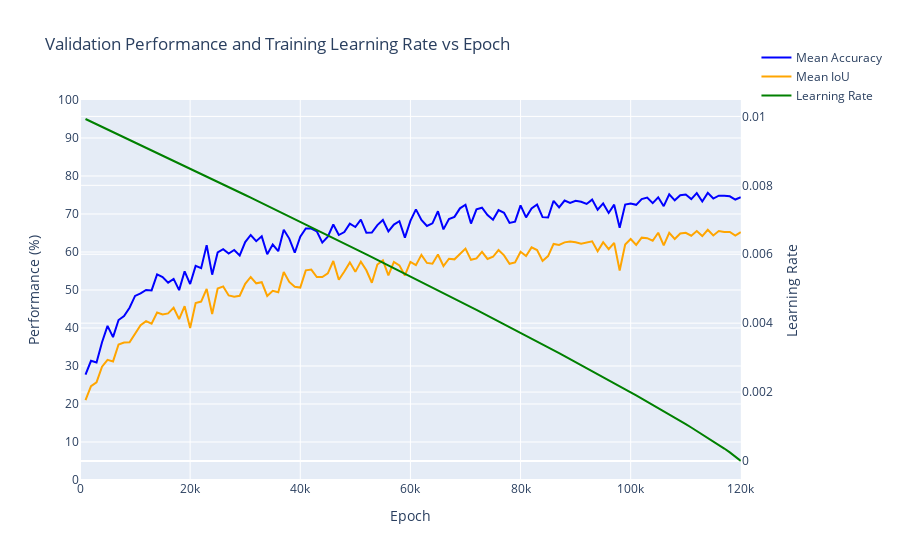

Write notebook code for a chart like this one.
### Code cell
# SEBNet BaselineHead SGD, Pretrained, Batch Size 8 - 65.85 Best mIoU
log_file_path = '/home/robert.breslin/alessandro/paper_2/mmsegmentation/work_dirs/sebnet_baseline-head_1xb8_cityscapes_ce/20250819_175241/20250819_175241.log'
epochs, mIoU, mAcc, lrs = parse_log_file(log_file_path)
plot_accuracies_and_lr_interactive(epochs, mAcc, mIoU, lrs, sgd_range)
